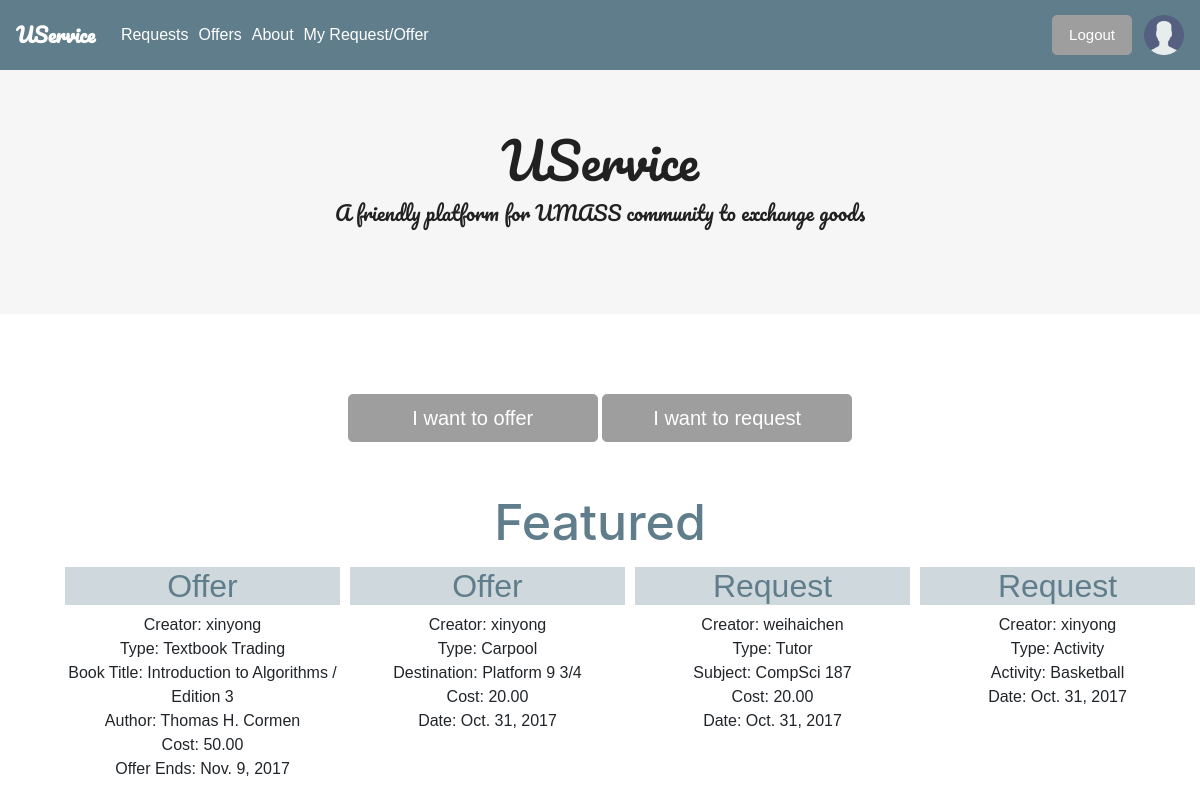
The app's page /USERVICE/ (signed in) with its own data.
### USERVICE/models.py (models this page shows, shortened)
class Textbook_Trading(models.Model):
    title = models.CharField(max_length=200)
    author = models.CharField(max_length=200)
    description = models.TextField(max_length=1000, help_text="Enter a brief description of the book")
    creator=models.ForeignKey(User,on_delete=models.SET_NULL,null=True)
    date=models.DateField(null=True,blank=True)
    cost=models.DecimalField(max_digits=6,decimal_places=2,default=Decimal('0.00'))
    request=models.BooleanField(default=False)
    offer=models.BooleanField(default=False)

class Carpool(models.Model):
    title = models.CharField(max_length=200)
    creator = models.ForeignKey(User, on_delete=models.SET_NULL, null=True)
    description = models.TextField(max_length=1000, help_text="Enter a brief desciption of the service")
    destination = models.CharField(max_length=200)
    date = models.DateField(null=True, blank=True)
    cost = models.DecimalField(max_digits=6, decimal_places=2, default=Decimal('0.00'))
    request = models.BooleanField(default=False)
    offer = models.BooleanField(default=False)

class Tutor(models.Model):
    title = models.CharField(max_length=200, help_text="Enter a tutor service title" )
    creator = models.ForeignKey(User, on_delete=models.SET_NULL, null=True)
    description = models.TextField(max_length=1000, help_text = "Enter a brief description of the tutor")
    date = models.DateField(null=True, blank=True)
    cost = models.DecimalField(max_digits=6, decimal_places=2, help_text="Enter the of each tutor session")
    subject = models.TextField(max_length=100, help_text="Enter the subject")
    request = models.BooleanField(default=False)
    offer = models.BooleanField(default=False)

class Activity(models.Model):
    title = models.CharField(max_length=200, help_text="Enter a Title")
    creator = models.ForeignKey(User, on_delete=models.SET_NULL, null=True)
    description = models.TextField(max_length=1000, help_text="Enter a brief description of the book")
    date = models.DateField(null=True, blank=True)
    activity = models.CharField(max_length=200, help_text="Enter an activity")
    request = models.BooleanField(default=False)
    offer = models.BooleanField(default=False)

### USERVICE/views.py (the view)
def home(request):
    cName = Carpool.objects.all()[:1].get().creator
    cType = "Carpool"
    cDestin = Carpool.objects.all()[:1].get().destination
    cCost = Carpool.objects.all()[:1].get().cost
    cDate = Carpool.objects.all()[:1].get().date
    tName = Textbook_Trading.objects.all()[:1].get().creator
    tType = "Textbook Trading"
    tTitle = Textbook_Trading.objects.all()[:1].get().title
    tAuthor = Textbook_Trading.objects.all()[:1].get().author
    tCost = Textbook_Trading.objects.all()[:1].get().cost
    tDate = Textbook_Trading.objects.all()[:1].get().date
    tuName = Tutor.objects.all()[:1].get().creator
    tuType = "Tutor"
    tuSubject = Tutor.objects.all()[:1].get().subject
    tuCost = Tutor.objects.all()[:1].get().cost
    tuDate = Tutor.objects.all()[:1].get().date
    aName = Activity.objects.all()[:1].get().creator
    aType = "Activity"
    aAct = Activity.objects.all()[:1].get().activity
    aDate = Activity.objects.all()[:1].get().date
    return render(
        request,
        'home.html',
        context={'cName': cName, 'cType': cType, "cDestin": cDestin, "cCost": cCost, "cDate": cDate,
        'tName': tName, 'tType':tType, 'tTitle':tTitle, 'tAuthor':tAuthor, 'tCost':tCost, 'tDate':tDate,
        'tuName': tuName, 'tuType': tuType, 'tuSubject': tuSubject, 'tuCost':tuCost,'tuDate':tuDate,
        'aName': aName, 'aType': aType, 'aAct': aAct, 'aDate': aDate},
    )

### USERVICE/templates/home.html (shortened to what this page needs)
{% extends "base_generic.html" %}
{% block extra_head %}
{% load static %}
<link rel="stylesheet" href="{% static 'css/home.css' %}">
{% endblock %}
{% block content %}
    <div class="container-fluid">
      <h2>UService</h2>
      <p>A friendly platform for UMASS community to exchange goods</p>
    </div>
  	<div class="wrapper">
  		<button type="button" class="btn btn-info btn-lg mdl-js-ripple-effect" id="myBtn"><a id="offerBtn" href="{% url 'searchrequest' %}">I want to offer</a></button>
  		<button type="button" class="btn btn-info btn-lg" id="myBtn"><a id="requestBtn" href="{% url 'searchoffer' %}">I want to request</a></button>
  	</div>
    <h1 class="table-heading">Featured</h1>
      <div class="container">
        <div class="demo-card-square mdl-card mdl-shadow--2dp">
          <div class="mdl-card__title mdl-card--expand">
            <h2 class="mdl-card__title-text">Offer</h2>
          </div>
          <div class="mdl-card__supporting-text">
            Creator: {{tName}}<br />
            Type: {{tType}}<br />
            Book Title: {{tTitle}}<br />
            Author: {{tAuthor}}<br/>
            Cost: {{tCost}}<br />
            Offer Ends: {{tDate}}<br />
          </div>
        </div>
        <div class="demo-card-square mdl-card mdl-shadow--2dp">
          <div class="mdl-card__title mdl-card--expand">
            <h2 class="mdl-card__title-text">Offer</h2>
          </div>
          <div class="mdl-card__supporting-text">
            Creator: {{cName}}<br />
            Type: {{cType}}<br />
            Destination: {{cDestin}}<br />
            Cost: {{cCost}}<br />
            Date: {{cDate}}<br />
          </div>
        </div>
        <div class="demo-card-square mdl-card mdl-shadow--2dp">
          <div class="mdl-card__title mdl-card--expand">
            <h2 class="mdl-card__title-text">Request</h2>
          </div>
          <div class="mdl-card__supporting-text">
            Creator: {{tuName}}<br />
            Type: {{tuType}}<br />
            Subject: {{tuSubject}}<br />
            Cost: {{tuCost}}<br />
            Date: {{tuDate}}<br />
          </div>
        </div>
        <div class="demo-card-square mdl-card mdl-shadow--2dp">
          <div class="mdl-card__title mdl-card--expand">
            <h2 class="mdl-card__title-text">Request</h2>
          </div>
          <div class="mdl-card__supporting-text">
            Creator: {{aName}}<br />
            Type: {{aType}}<br />
            Activity: {{aAct}}<br />
            Date: {{aDate}}<br />
          </div>
        </div>
      </div>
{% endblock %}

### USERVICE/static/css/navbar.css (style rules this page uses)
* { font-family: Arial, Helvetica, sans-serif; }
.table-heading { padding-top: 60px; text-align: center; }
.wrapper { text-align: center; }
.wrapper>button { width: 250px; background-color: #607D8B!important; border-color: #607D8B!important; }
a, a:active, a:hover { color: white; text-decoration: none; }

### USERVICE/static/css/home.css (style rules this page uses)
body { padding-top: 60px; }
h1 { padding-bottom: 50px; color: #607D8B; }
.table-heading { font-size: 50px; padding-top: 50px; padding-bottom: 0px; margin-bottom: 10px; }
.wrapper { text-align: center; }
.wrapper>button { width: 250px; background-color: #9E9E9E!important; border-color: #9E9E9E!important; }
.container-fluid { float: right; text-align: center; background-color: #f6f6f6; color:#212121; font-family: 'Pacifico', cursive; margin-bottom: 80px; padding-top: 70px; padding-bottom: 70px; }
.container-fluid > h2 { font-family: 'Pacifico', cursive; font-size: 50px; }
.container-fluid > p { font-family: 'Pacifico', cursive; font-size: 20px; }
.container { position: relative; display: inline-flex; text-align:center; margin-left: 0px; margin-right: 0px; padding-left:0px; padding-right:0px; left:5% }
.demo-card-square.mdl-card { width: 280px; height: 250px; margin: 5px; display: inline-block; text-align: center; }
.demo-card-square > .mdl-card__title { color: #607D8B; background: #CFD8DC; }

### records on screen
Textbook_Trading: title "Introduction to Algorithms / Edition 3", author "Thomas H. Cormen", cost "50.00", date "Nov. 9, 2017"
Carpool: destination "Platform 9 3/4", cost "20.00", date "Oct. 31, 2017"
Tutor: subject "CompSci 187", cost "20.00", date "Oct. 31, 2017"
Activity: activity "Basketball", date "Oct. 31, 2017"

### other values on screen
{{ tName }} "xinyong"
{{ tType }} "Textbook Trading"
{{ cName }} "xinyong"
{{ cType }} "Carpool"
{{ tuName }} "weihaichen"
{{ tuType }} "Tutor"
{{ aName }} "xinyong"
{{ aType }} "Activity"
